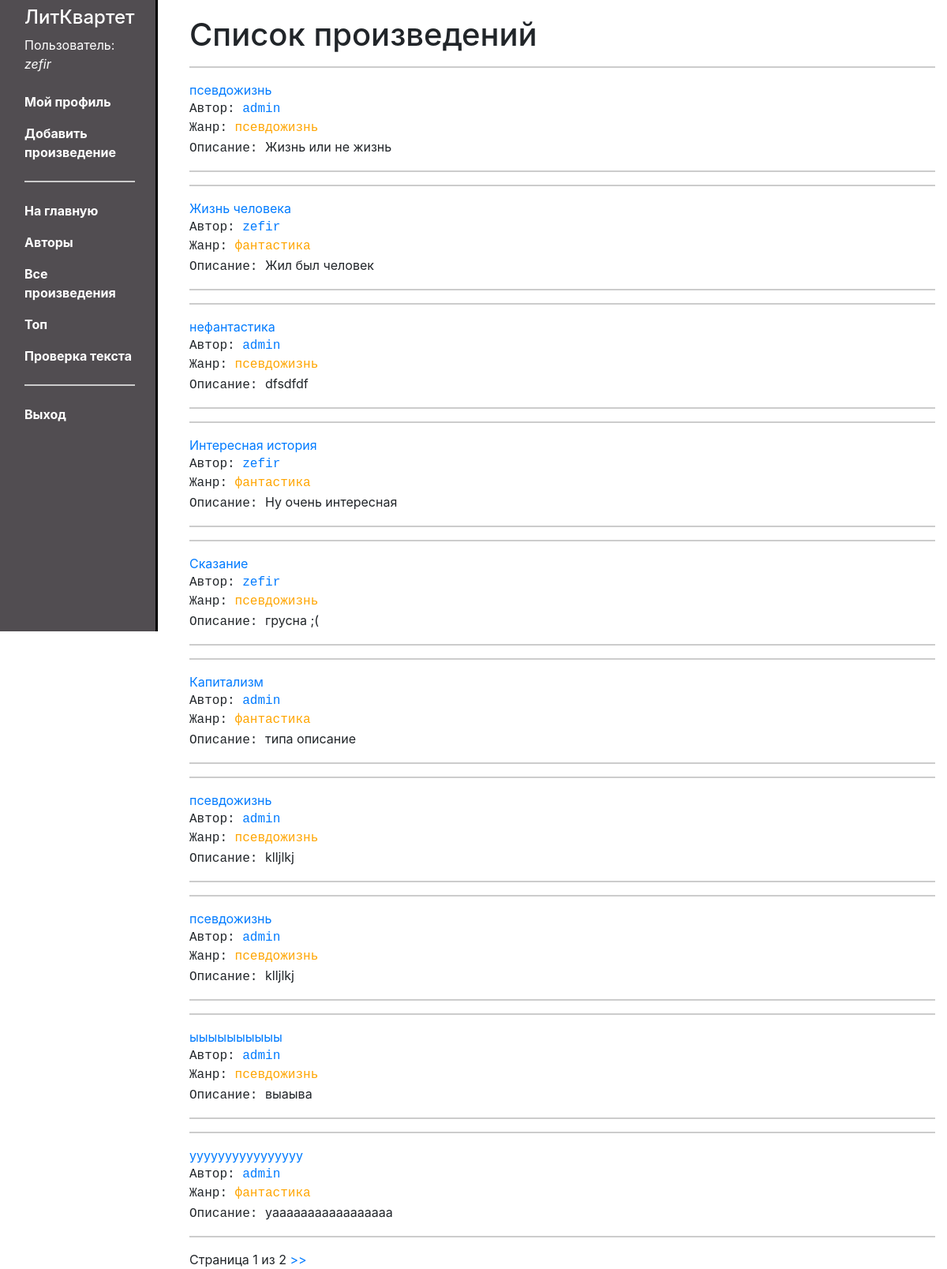
The app's page /writer/books/ (signed in) with its own data.
### writer/models.py (models this page shows, shortened)
class Content(models.Model):
    id = models.UUIDField(primary_key=True, default=uuid.uuid4, help_text='Уникальный id для каждого произведения')
    author = models.ForeignKey(User, verbose_name='Автор', on_delete=models.CASCADE)
    ganre = models.ForeignKey('ContentType', on_delete=models.SET_NULL, null=True, verbose_name='Жанр')
    name = models.CharField('Название', max_length=200)
    description = models.TextField('Аннотация', max_length=500, null=True)
    data = models.TextField('Текст')
    similar_content = models.ManyToManyField('self', blank=True, verbose_name='Похожие произведения')

class ContentType(models.Model):
    id = models.UUIDField(primary_key=True, default=uuid.uuid4, help_text='Уникальный id для каждого жанра')
    name = models.CharField('Название', max_length=150)
    description = models.TextField('Описание', max_length=1000, blank=True, null=True)
    def __str__(self):
        return self.name

### writer/views.py (the view)
class ContentListView(generic.ListView):
    model = Content
    paginate_by = 10

### writer/templates/writer/content_list.html
{% extends "base_generic.html" %}
{% block content %}
    <h1>Список произведений</h1>
    {% if content_list %}
    <ul class="list-unstyled">
      {% for content in content_list %}
      <li>
          <hr>
          <a href="{% url 'contentdetail' pk=content.pk %}" > {{ content.name }}</a>
          <br>
          <samp>Автор: <a href="{% url 'writer-user-detail' pk=content.author.pk %}">{{content.author}}</a></samp>
          <br>
          <samp>Жанр: <samp class="text-custom" title="{{ content.ganre.description }}">{{ content.ganre }}</samp></samp>
          <p><samp>Описание: </samp>{{content.description}}</p>
          <hr>
      </li>
      {% endfor %}
    </ul>
    {% else %}
      <p>There are no books in the library.</p>
    {% endif %}
{% endblock %}

### writer/templates/base_generic.html (shortened to what this page needs)
<html lang="ru">
<head>
  <link rel="stylesheet" href="https://cdnjs.cloudflare.com/ajax/libs/twitter-bootstrap/4.6.1/css/bootstrap.min.css">
  {% load static %}
  <link rel="stylesheet" href="{% static 'css/style.css' %}">
</head>
<body>
  <div class="container-fluid">
    <div class="row">
      <div class="col-sm-2 sticky-top">
      {% block sidebar %}
          <nav class="navbar">
               <ul class="navbar-nav flex-column ">
                 <li class="nav-item text-white">
                    <h4>ЛитКвартет</h4>
                </li>
              {% if request.user.is_authenticated %}
             <li class="nav-item text-white">Пользователь: <p class="font-italic text-white">{{ request.user.get_username }}</p></li>
                <li class="nav-item">
                  <a href="{% url 'writer-user-detail' pk=request.user.pk %}" class="nav-link text-white font-weight-bold">Мой профиль</a>
              </li>
               <li class="nav-item">
                  <a href="{% url 'content_create' %}" class="nav-link text-white font-weight-bold">Добавить произведение</a>
              </li>
           {% endif %}
                     <li class="nav-item">
                      <hr>
                  </li>
                    <li class="nav-item">
                      <a href="{% url 'index' %}" class="nav-link text-white font-weight-bold">На главную</a>
                  </li>
                  <li class="nav-item">
                      <a href="{% url 'users' %}" class="nav-link text-white font-weight-bold">Авторы</a>
                  </li>
                  <li class="nav-item">
                      <a href="{% url 'books' %}" class="nav-link text-white font-weight-bold">Все произведения</a>
                  </li>
                   <li class="nav-item">
                      <a href="{% url 'top_contents' %}" class="nav-link text-white font-weight-bold">Топ</a>
                  </li>
                    <li class="nav-item">
                      <a href="{% url 'check_text' %}" class="nav-link text-white font-weight-bold">Проверка текста</a>
                  </li>
                    <li class="nav-item">
           {% if request.user.is_authenticated %}
             <hr>
            <li class="nav-item"><a class="nav-link text-white font-weight-bold" href="{% url 'logout'%}?next={{request.path}}">Выход</a></li>
           {% endif %}
              </ul>
          </nav>
          {% endblock %}
      </div>
      <div class="col-sm-10 ">
      {% block content %}{% endblock %}
          {% block pagination %}
  {% if is_paginated %}
      <div class="pagination">
          <span class="page-links">
              <span class="page-current">
                  Страница {{ page_obj.number }} из {{ page_obj.paginator.num_pages }}
              </span>
              {% if page_obj.has_next %}
                  <a href="{{ request.path }}?page={{ page_obj.next_page_number }}">>></a>
              {% endif %}
          </span>
      </div>
  {% endif %}
{% endblock %}
      </div>
    </div>
  </div>
</body>
</html>

### writer/static/css/style.css (style rules this page uses)
body { background-color: white; }
.col-sm-2 { border-right: 3px solid; border-right-color: #000; height: 100vh; }
.col-sm-10 { padding-left: 40px; padding-top: 20px; }
.col-sm-2 { background-color: #514D51; }
hr { border-top: 2px double #ccc; }
.text-custom { color: #FFA500; }

### records on screen
Content: name "псевдожизнь", author "admin", ganre "псевдожизнь", description "Жизнь или не жизнь"
Content: name "Жизнь человека", author "zefir", ganre "фантастика", description "Жил был человек"
Content: name "нефантастика", author "admin", ganre "псевдожизнь", description "dfsdfdf"
Content: name "Интересная история", author "zefir", ganre "фантастика", description "Ну очень интересная"
Content: name "Сказание", author "zefir", ganre "псевдожизнь", description "грусна ;("
Content: name "Капитализм", author "admin", ganre "фантастика", description "типа описание"
Content: name "псевдожизнь", author "admin", ganre "псевдожизнь", description "klljlkj"
Content: name "псевдожизнь", author "admin", ganre "псевдожизнь", description "klljlkj"
Content: name "ыыыыыыыыыы", author "admin", ganre "псевдожизнь", description "выаыва"
Content: name "уууууууууууууууу", author "admin", ganre "фантастика", description "уааааааааааааааааа"

### other values on screen
{{ request.user.get_username }} "zefir"
{{ page_obj.number }} "1"
{{ page_obj.paginator.num_pages }} "2"
